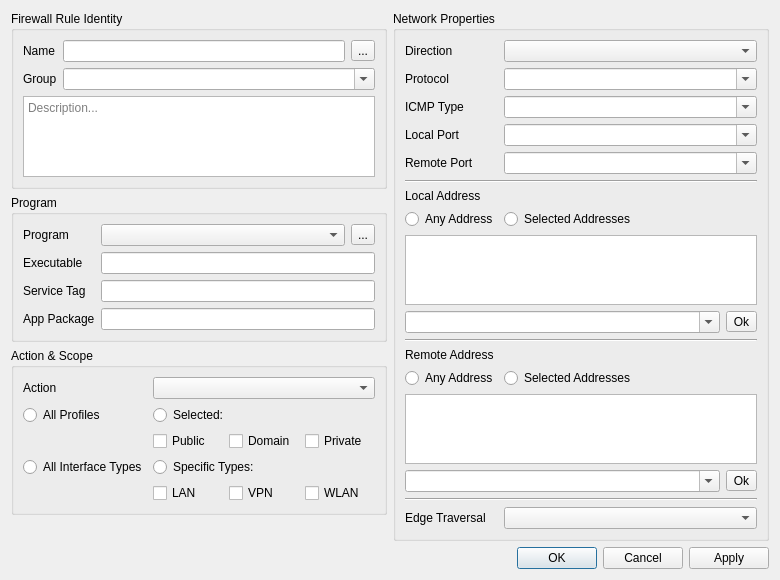
<?xml version="1.0" encoding="UTF-8"?>
<ui version="4.0">
 <class>FirewallRuleWnd</class>
 <widget class="QWidget" name="FirewallRuleWnd">
  <property name="geometry">
   <rect>
    <x>0</x>
    <y>0</y>
    <width>780</width>
    <height>569</height>
   </rect>
  </property>
  <property name="windowTitle">
   <string>Form</string>
  </property>
  <layout class="QGridLayout" name="gridLayout">
   <item row="0" column="0">
    <widget class="QGroupBox" name="groupBox">
     <property name="sizePolicy">
      <sizepolicy hsizetype="Preferred" vsizetype="Maximum">
       <horstretch>0</horstretch>
       <verstretch>0</verstretch>
      </sizepolicy>
     </property>
     <property name="title">
      <string>Firewall Rule Identity</string>
     </property>
     <layout class="QGridLayout" name="gridLayout_2">
      <item row="0" column="1">
       <widget class="QLineEdit" name="txtName">
        <property name="sizePolicy">
         <sizepolicy hsizetype="Preferred" vsizetype="Fixed">
          <horstretch>0</horstretch>
          <verstretch>0</verstretch>
         </sizepolicy>
        </property>
       </widget>
      </item>
      <item row="1" column="0">
       <widget class="QLabel" name="label_5">
        <property name="sizePolicy">
         <sizepolicy hsizetype="Maximum" vsizetype="Preferred">
          <horstretch>0</horstretch>
          <verstretch>0</verstretch>
         </sizepolicy>
        </property>
        <property name="text">
         <string>Group</string>
        </property>
       </widget>
      </item>
      <item row="0" column="0">
       <widget class="QLabel" name="label">
        <property name="sizePolicy">
         <sizepolicy hsizetype="Maximum" vsizetype="Preferred">
          <horstretch>0</horstretch>
          <verstretch>0</verstretch>
         </sizepolicy>
        </property>
        <property name="text">
         <string>Name</string>
        </property>
       </widget>
      </item>
      <item row="0" column="2">
       <widget class="QToolButton" name="btnMkName">
        <property name="text">
         <string>...</string>
        </property>
       </widget>
      </item>
      <item row="1" column="1" colspan="2">
       <widget class="QComboBox" name="cmbGroup">
        <property name="sizePolicy">
         <sizepolicy hsizetype="Ignored" vsizetype="Fixed">
          <horstretch>0</horstretch>
          <verstretch>0</verstretch>
         </sizepolicy>
        </property>
        <property name="editable">
         <bool>true</bool>
        </property>
       </widget>
      </item>
      <item row="2" column="0" colspan="3">
       <widget class="QPlainTextEdit" name="txtInfo">
        <property name="sizePolicy">
         <sizepolicy hsizetype="Preferred" vsizetype="Expanding">
          <horstretch>0</horstretch>
          <verstretch>0</verstretch>
         </sizepolicy>
        </property>
        <property name="maximumSize">
         <size>
          <width>16777215</width>
          <height>96</height>
         </size>
        </property>
        <property name="placeholderText">
         <string>Description...</string>
        </property>
       </widget>
      </item>
     </layout>
    </widget>
   </item>
   <item row="1" column="0">
    <widget class="QGroupBox" name="groupBox_3">
     <property name="sizePolicy">
      <sizepolicy hsizetype="Preferred" vsizetype="Maximum">
       <horstretch>0</horstretch>
       <verstretch>0</verstretch>
      </sizepolicy>
     </property>
     <property name="title">
      <string>Program</string>
     </property>
     <layout class="QGridLayout" name="gridLayout_4">
      <item row="2" column="0">
       <widget class="QLabel" name="label_7">
        <property name="sizePolicy">
         <sizepolicy hsizetype="Maximum" vsizetype="Preferred">
          <horstretch>0</horstretch>
          <verstretch>0</verstretch>
         </sizepolicy>
        </property>
        <property name="text">
         <string>Service Tag</string>
        </property>
       </widget>
      </item>
      <item row="0" column="0">
       <widget class="QLabel" name="label_2">
        <property name="sizePolicy">
         <sizepolicy hsizetype="Maximum" vsizetype="Preferred">
          <horstretch>0</horstretch>
          <verstretch>0</verstretch>
         </sizepolicy>
        </property>
        <property name="text">
         <string>Program</string>
        </property>
       </widget>
      </item>
      <item row="1" column="0">
       <widget class="QLabel" name="label_6">
        <property name="sizePolicy">
         <sizepolicy hsizetype="Maximum" vsizetype="Preferred">
          <horstretch>0</horstretch>
          <verstretch>0</verstretch>
         </sizepolicy>
        </property>
        <property name="text">
         <string>Executable</string>
        </property>
       </widget>
      </item>
      <item row="3" column="0">
       <widget class="QLabel" name="label_8">
        <property name="sizePolicy">
         <sizepolicy hsizetype="Maximum" vsizetype="Preferred">
          <horstretch>0</horstretch>
          <verstretch>0</verstretch>
         </sizepolicy>
        </property>
        <property name="text">
         <string>App Package</string>
        </property>
       </widget>
      </item>
      <item row="0" column="1">
       <widget class="QComboBox" name="cmbProgram">
        <property name="sizePolicy">
         <sizepolicy hsizetype="Ignored" vsizetype="Fixed">
          <horstretch>0</horstretch>
          <verstretch>0</verstretch>
         </sizepolicy>
        </property>
       </widget>
      </item>
      <item row="0" column="2">
       <widget class="QToolButton" name="btnProg">
        <property name="text">
         <string>...</string>
        </property>
       </widget>
      </item>
      <item row="1" column="1" colspan="2">
       <widget class="QLineEdit" name="txtPath">
        <property name="enabled">
         <bool>true</bool>
        </property>
        <property name="sizePolicy">
         <sizepolicy hsizetype="Preferred" vsizetype="Fixed">
          <horstretch>0</horstretch>
          <verstretch>0</verstretch>
         </sizepolicy>
        </property>
        <property name="readOnly">
         <bool>true</bool>
        </property>
       </widget>
      </item>
      <item row="2" column="1" colspan="2">
       <widget class="QLineEdit" name="txtService">
        <property name="enabled">
         <bool>true</bool>
        </property>
        <property name="sizePolicy">
         <sizepolicy hsizetype="Preferred" vsizetype="Fixed">
          <horstretch>0</horstretch>
          <verstretch>0</verstretch>
         </sizepolicy>
        </property>
        <property name="readOnly">
         <bool>true</bool>
        </property>
       </widget>
      </item>
      <item row="3" column="1" colspan="2">
       <widget class="QLineEdit" name="txtApp">
        <property name="enabled">
         <bool>true</bool>
        </property>
        <property name="sizePolicy">
         <sizepolicy hsizetype="Preferred" vsizetype="Fixed">
          <horstretch>0</horstretch>
          <verstretch>0</verstretch>
         </sizepolicy>
        </property>
        <property name="readOnly">
         <bool>true</bool>
        </property>
       </widget>
      </item>
     </layout>
    </widget>
   </item>
   <item row="2" column="0">
    <widget class="QGroupBox" name="groupBox_4">
     <property name="sizePolicy">
      <sizepolicy hsizetype="Preferred" vsizetype="Maximum">
       <horstretch>0</horstretch>
       <verstretch>0</verstretch>
      </sizepolicy>
     </property>
     <property name="title">
      <string>Action &amp;&amp; Scope</string>
     </property>
     <layout class="QGridLayout" name="gridLayout_5">
      <item row="1" column="1" colspan="3">
       <widget class="QRadioButton" name="radProfileCustom">
        <property name="text">
         <string>Selected:</string>
        </property>
        <attribute name="buttonGroup">
         <string notr="true">radProfiles</string>
        </attribute>
       </widget>
      </item>
      <item row="1" column="0">
       <widget class="QRadioButton" name="radProfileAll">
        <property name="text">
         <string>All Profiles</string>
        </property>
        <attribute name="buttonGroup">
         <string notr="true">radProfiles</string>
        </attribute>
       </widget>
      </item>
      <item row="4" column="1">
       <widget class="QCheckBox" name="chkLAN">
        <property name="text">
         <string>LAN</string>
        </property>
       </widget>
      </item>
      <item row="2" column="3">
       <widget class="QCheckBox" name="chkPrivate">
        <property name="text">
         <string>Private</string>
        </property>
       </widget>
      </item>
      <item row="4" column="3">
       <widget class="QCheckBox" name="chkWiFi">
        <property name="text">
         <string>WLAN</string>
        </property>
       </widget>
      </item>
      <item row="0" column="1" colspan="3">
       <widget class="QComboBox" name="cmbAction"/>
      </item>
      <item row="2" column="2">
       <widget class="QCheckBox" name="chkDomain">
        <property name="text">
         <string>Domain</string>
        </property>
       </widget>
      </item>
      <item row="0" column="0">
       <widget class="QLabel" name="label_3">
        <property name="sizePolicy">
         <sizepolicy hsizetype="Maximum" vsizetype="Preferred">
          <horstretch>0</horstretch>
          <verstretch>0</verstretch>
         </sizepolicy>
        </property>
        <property name="text">
         <string>Action</string>
        </property>
       </widget>
      </item>
      <item row="3" column="1" colspan="3">
       <widget class="QRadioButton" name="radNicCustom">
        <property name="text">
         <string>Specific Types:</string>
        </property>
        <attribute name="buttonGroup">
         <string notr="true">radNICs</string>
        </attribute>
       </widget>
      </item>
      <item row="4" column="2">
       <widget class="QCheckBox" name="chkVPN">
        <property name="text">
         <string>VPN</string>
        </property>
       </widget>
      </item>
      <item row="2" column="1">
       <widget class="QCheckBox" name="chkPublic">
        <property name="text">
         <string>Public</string>
        </property>
       </widget>
      </item>
      <item row="3" column="0">
       <widget class="QRadioButton" name="radNicAll">
        <property name="text">
         <string>All Interface Types</string>
        </property>
        <attribute name="buttonGroup">
         <string notr="true">radNICs</string>
        </attribute>
       </widget>
      </item>
     </layout>
    </widget>
   </item>
   <item row="4" column="0" colspan="2">
    <widget class="QDialogButtonBox" name="buttonBox">
     <property name="standardButtons">
      <set>QDialogButtonBox::StandardButton::Apply|QDialogButtonBox::StandardButton::Cancel|QDialogButtonBox::StandardButton::Ok</set>
     </property>
    </widget>
   </item>
   <item row="3" column="0">
    <spacer name="verticalSpacer">
     <property name="orientation">
      <enum>Qt::Orientation::Vertical</enum>
     </property>
     <property name="sizeHint" stdset="0">
      <size>
       <width>20</width>
       <height>40</height>
      </size>
     </property>
    </spacer>
   </item>
   <item row="0" column="1" rowspan="4">
    <widget class="QGroupBox" name="groupBox_2">
     <property name="sizePolicy">
      <sizepolicy hsizetype="Preferred" vsizetype="Preferred">
       <horstretch>0</horstretch>
       <verstretch>0</verstretch>
      </sizepolicy>
     </property>
     <property name="title">
      <string>Network Properties</string>
     </property>
     <layout class="QGridLayout" name="gridLayout_3">
      <item row="6" column="0">
       <widget class="QLabel" name="label_10">
        <property name="sizePolicy">
         <sizepolicy hsizetype="Maximum" vsizetype="Preferred">
          <horstretch>0</horstretch>
          <verstretch>0</verstretch>
         </sizepolicy>
        </property>
        <property name="text">
         <string>Local Address</string>
        </property>
       </widget>
      </item>
      <item row="14" column="0" colspan="2">
       <widget class="QComboBox" name="cmbRemoteIPSet">
        <property name="editable">
         <bool>true</bool>
        </property>
       </widget>
      </item>
      <item row="12" column="1">
       <widget class="QRadioButton" name="radRemoteIPCustom">
        <property name="text">
         <string>Selected Addresses</string>
        </property>
        <attribute name="buttonGroup">
         <string notr="true">radRemoteIP</string>
        </attribute>
       </widget>
      </item>
      <item row="2" column="1" colspan="2">
       <widget class="QComboBox" name="cmbICMP">
        <property name="editable">
         <bool>true</bool>
        </property>
       </widget>
      </item>
      <item row="0" column="1" colspan="2">
       <widget class="QComboBox" name="cmbDirection"/>
      </item>
      <item row="9" column="2">
       <widget class="QToolButton" name="btnLocalIPSet">
        <property name="text">
         <string>Ok</string>
        </property>
       </widget>
      </item>
      <item row="11" column="0">
       <widget class="QLabel" name="label_11">
        <property name="sizePolicy">
         <sizepolicy hsizetype="Maximum" vsizetype="Preferred">
          <horstretch>0</horstretch>
          <verstretch>0</verstretch>
         </sizepolicy>
        </property>
        <property name="text">
         <string>Remote Address</string>
        </property>
       </widget>
      </item>
      <item row="1" column="0">
       <widget class="QLabel" name="label_9">
        <property name="sizePolicy">
         <sizepolicy hsizetype="Maximum" vsizetype="Preferred">
          <horstretch>0</horstretch>
          <verstretch>0</verstretch>
         </sizepolicy>
        </property>
        <property name="text">
         <string>Protocol</string>
        </property>
       </widget>
      </item>
      <item row="7" column="0">
       <widget class="QRadioButton" name="radLocalIPAny">
        <property name="text">
         <string>Any Address</string>
        </property>
        <attribute name="buttonGroup">
         <string notr="true">radLocalIP</string>
        </attribute>
       </widget>
      </item>
      <item row="12" column="0">
       <widget class="QRadioButton" name="radRemoteIPAny">
        <property name="text">
         <string>Any Address</string>
        </property>
        <attribute name="buttonGroup">
         <string notr="true">radRemoteIP</string>
        </attribute>
       </widget>
      </item>
      <item row="9" column="0" colspan="2">
       <widget class="QComboBox" name="cmbLocalIPSet">
        <property name="editable">
         <bool>true</bool>
        </property>
       </widget>
      </item>
      <item row="16" column="1" colspan="2">
       <widget class="QComboBox" name="cmbEdgeTraversal">
        <property name="editable">
         <bool>false</bool>
        </property>
       </widget>
      </item>
      <item row="16" column="0">
       <widget class="QLabel" name="label_12">
        <property name="sizePolicy">
         <sizepolicy hsizetype="Maximum" vsizetype="Preferred">
          <horstretch>0</horstretch>
          <verstretch>0</verstretch>
         </sizepolicy>
        </property>
        <property name="text">
         <string>Edge Traversal</string>
        </property>
       </widget>
      </item>
      <item row="14" column="2">
       <widget class="QToolButton" name="btnRemoteIPSet">
        <property name="text">
         <string>Ok</string>
        </property>
       </widget>
      </item>
      <item row="0" column="0">
       <widget class="QLabel" name="label_4">
        <property name="sizePolicy">
         <sizepolicy hsizetype="Maximum" vsizetype="Preferred">
          <horstretch>0</horstretch>
          <verstretch>0</verstretch>
         </sizepolicy>
        </property>
        <property name="text">
         <string>Direction</string>
        </property>
       </widget>
      </item>
      <item row="1" column="1" colspan="2">
       <widget class="QComboBox" name="cmbProtocol">
        <property name="editable">
         <bool>true</bool>
        </property>
       </widget>
      </item>
      <item row="4" column="0">
       <widget class="QLabel" name="lblRemotePorts">
        <property name="text">
         <string>Remote Port</string>
        </property>
       </widget>
      </item>
      <item row="3" column="0">
       <widget class="QLabel" name="lblLocalPorts">
        <property name="text">
         <string>Local Port</string>
        </property>
       </widget>
      </item>
      <item row="7" column="1">
       <widget class="QRadioButton" name="radLocalIPCustom">
        <property name="text">
         <string>Selected Addresses</string>
        </property>
        <attribute name="buttonGroup">
         <string notr="true">radLocalIP</string>
        </attribute>
       </widget>
      </item>
      <item row="8" column="0" colspan="3">
       <widget class="QListWidget" name="lstLocalIP"/>
      </item>
      <item row="2" column="0">
       <widget class="QLabel" name="lblICMP">
        <property name="text">
         <string>ICMP Type</string>
        </property>
       </widget>
      </item>
      <item row="5" column="0" colspan="3">
       <widget class="Line" name="line">
        <property name="orientation">
         <enum>Qt::Orientation::Horizontal</enum>
        </property>
       </widget>
      </item>
      <item row="4" column="1" colspan="2">
       <widget class="QComboBox" name="cmbRemotePorts">
        <property name="editable">
         <bool>true</bool>
        </property>
       </widget>
      </item>
      <item row="3" column="1" colspan="2">
       <widget class="QComboBox" name="cmbLocalPorts">
        <property name="editable">
         <bool>true</bool>
        </property>
       </widget>
      </item>
      <item row="10" column="0" colspan="3">
       <widget class="Line" name="line_2">
        <property name="orientation">
         <enum>Qt::Orientation::Horizontal</enum>
        </property>
       </widget>
      </item>
      <item row="13" column="0" colspan="3">
       <widget class="QListWidget" name="lstRemoteIP"/>
      </item>
      <item row="15" column="0" colspan="3">
       <widget class="Line" name="line_3">
        <property name="orientation">
         <enum>Qt::Orientation::Horizontal</enum>
        </property>
       </widget>
      </item>
     </layout>
    </widget>
   </item>
  </layout>
 </widget>
 <resources/>
 <connections/>
 <buttongroups>
  <buttongroup name="radRemoteIP"/>
  <buttongroup name="radNICs"/>
  <buttongroup name="radProfiles"/>
  <buttongroup name="radLocalIP"/>
 </buttongroups>
</ui>
